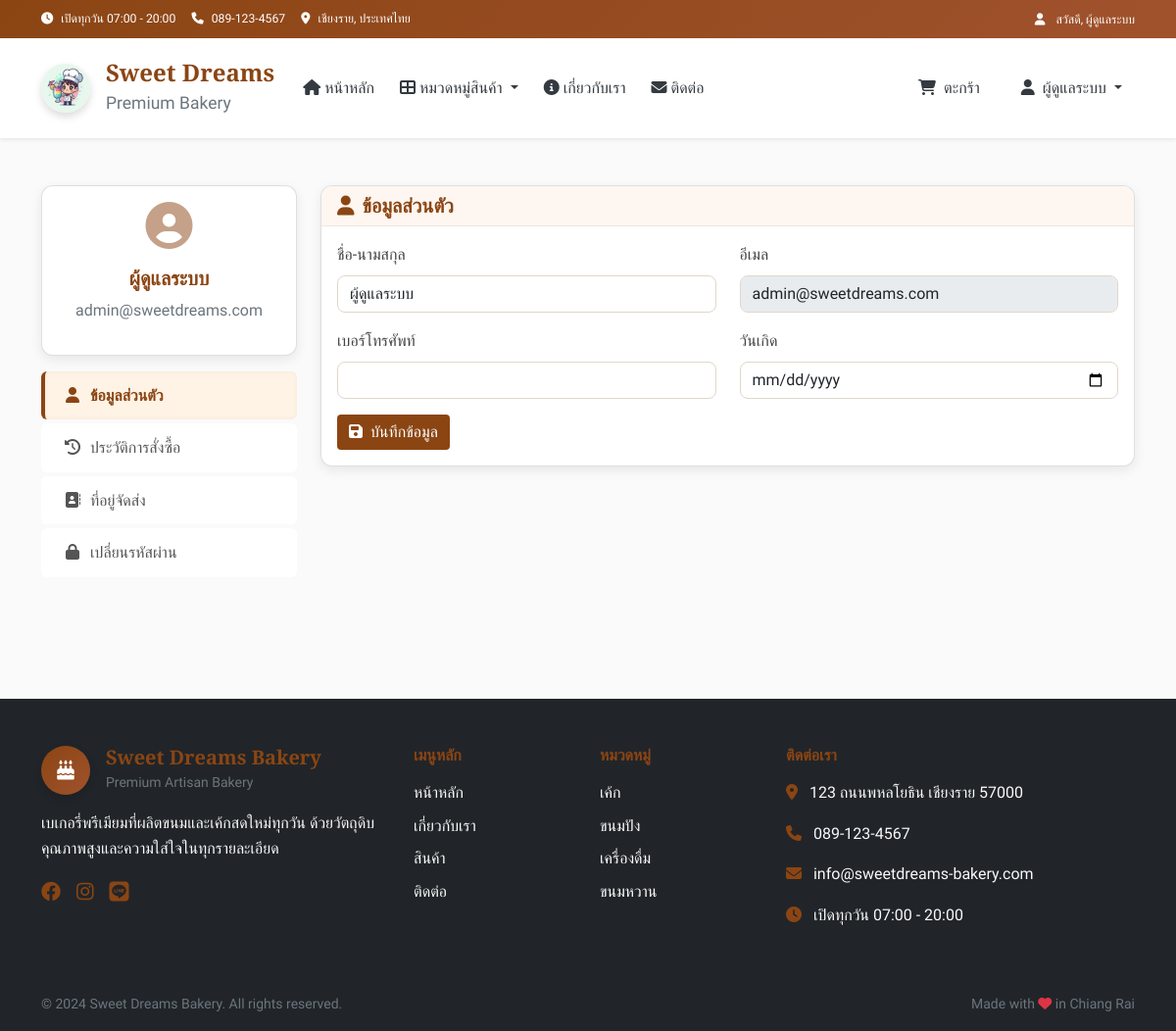
Screenshot of /profile (signed in) with the database file from the repository.
### tables this page shows
CREATE TABLE users (
        id INTEGER PRIMARY KEY AUTOINCREMENT,
        username TEXT UNIQUE NOT NULL,
        email TEXT UNIQUE NOT NULL,
        password TEXT NOT NULL,
        full_name TEXT,
        phone TEXT,
        address TEXT,
        role TEXT DEFAULT 'customer',
        created_at TIMESTAMP DEFAULT CURRENT_TIMESTAMP
    );

CREATE TABLE categories (
        id INTEGER PRIMARY KEY AUTOINCREMENT,
        name TEXT UNIQUE NOT NULL,
        name_en TEXT,
        icon TEXT,
        description TEXT,
        display_order INTEGER DEFAULT 0
    );

### app.py (the view)
@app.route('/profile')
def profile():
    if not session.get('user_id'):
        flash('กรุณาเข้าสู่ระบบก่อน')
        return redirect(url_for('login'))
    conn = get_db_connection()
    user = conn.execute(
        "SELECT * FROM users WHERE id = ?", (session.get('user_id'),)
    ).fetchone()
    orders = conn.execute("""
        SELECT * FROM orders
        WHERE user_id = ?
        ORDER BY created_at DESC
    """, (session.get('user_id'),)).fetchall()
    conn.close()
    return render_template('profile.html', user=user, orders=orders)

### templates/profile.html (shortened to what this page needs)
{% extends "layout.html" %}
{% block extra_css %}
<link rel="stylesheet" href="{{ url_for('static', filename='css/profile.css') }}">
{% endblock %}
{% block content %}
<div class="profile-page">
    <div class="container py-5">
        <div class="row">
            <div class="col-md-3 mb-4">
                <div class="card">
                    <div class="card-body text-center">
                        <div class="mb-3">
                            <i class="fas fa-user-circle fa-5x text-primary"></i>
                        </div>
                        <h5>{{ user.full_name or user.username }}</h5>
                        <p class="text-muted">{{ user.email }}</p>
                    </div>
                </div>
                <div class="list-group mt-3">
                    <a href="{{ url_for('profile') }}" class="list-group-item list-group-item-action active" data-tab="profile-info">
                        <i class="fas fa-user me-2"></i>ข้อมูลส่วนตัว
                    </a>
                    <a href="{{ url_for('order_history') }}" class="list-group-item list-group-item-action" data-tab="order-history">
                        <i class="fas fa-history me-2"></i>ประวัติการสั่งซื้อ
                    </a>
                    <a href="{{ url_for('address_book') }}" class="list-group-item list-group-item-action" data-tab="address-book">
                        <i class="fas fa-address-book me-2"></i>ที่อยู่จัดส่ง
                    </a>
                    <a href="{{ url_for('change_password') }}" class="list-group-item list-group-item-action" data-tab="change-password">
                        <i class="fas fa-lock me-2"></i>เปลี่ยนรหัสผ่าน
                    </a>
                </div>
            </div>
            <div class="col-md-9">
                <div class="tab-content active" id="profile-info">
                    <div class="card">
                        <div class="card-header">
                            <h5 class="mb-0">
                                <i class="fas fa-user text-primary me-2"></i>ข้อมูลส่วนตัว
                            </h5>
                        </div>
                        <div class="card-body">
                            <form method="POST" action="/update_profile">
                                <div class="row">
                                    <div class="col-md-6 mb-3">
                                        <label class="form-label">ชื่อ-นามสกุล</label>
                                        <input type="text" class="form-control" name="full_name"
                                               value="{{ user.full_name or '' }}">
                                    </div>
                                    <div class="col-md-6 mb-3">
                                        <label class="form-label">อีเมล</label>
                                        <input type="email" class="form-control" name="email"
                                               value="{{ user.email }}" readonly>
                                    </div>
                                </div>
                                <div class="row">
                                    <div class="col-md-6 mb-3">
                                        <label class="form-label">เบอร์โทรศัพท์</label>
                                        <input type="tel" class="form-control" name="phone"
                                               value="{{ user.phone or '' }}">
                                    </div>
                                    <div class="col-md-6 mb-3">
                                        <label class="form-label">วันเกิด</label>
                                        <input type="date" class="form-control" name="birthday"
                                        value="{{ user.birthday or '' }}">
                                    </div>
                                </div>
                                <button type="submit" class="btn btn-primary">
                                    <i class="fas fa-save me-2"></i>บันทึกข้อมูล
                                </button>
                            </form>
                        </div>
                    </div>
                </div>
            </div>
        </div>
    </div>
</div>
{% endblock %}

### templates/layout.html (shortened to what this page needs)
<!DOCTYPE html>
<html lang="th" data-bs-theme="light">
<head>
    <link href="https://cdn.jsdelivr.net/npm/bootstrap@5.0.2/dist/css/bootstrap.min.css" rel="stylesheet">
    <link rel="stylesheet" href="https://cdnjs.cloudflare.com/ajax/libs/font-awesome/6.4.0/css/all.min.css">
    <link rel="stylesheet" href="{{ url_for('static', filename='css/main.css') }}">
    {% if session.get('role') == 'admin' %}
    <link rel="stylesheet" href="{{ url_for('static', filename='css/admin.css') }}">
    {% endif %}
    {% block extra_css %}{% endblock %}
</head>
<body>
    <header>
        <div class="top-bar bg-primary text-white py-2">
            <div class="container">
                <div class="row align-items-center">
                    <div class="col-md-8">
                        <small class="d-flex align-items-center flex-wrap gap-3">
                            <span><i class="fas fa-clock me-2"></i>เปิดทุกวัน 07:00 - 20:00</span>
                            <span><i class="fas fa-phone me-2"></i>089-123-4567</span>
                            <span><i class="fas fa-map-marker-alt me-2"></i>เชียงราย, ประเทศไทย</span>
                        </small>
                    </div>
                    <div class="col-md-4 text-end">
                        {% if session.get('user_id') %}
                            <small>
                                <i class="fas fa-user me-2"></i>
                                สวัสดี, {{ session.get('full_name') or session.get('username') }}
                            </small>
                        {% endif %}
                    </div>
                </div>
            </div>
        </div>
    </header>
    <nav class="navbar navbar-expand-lg navbar-light bg-white shadow-sm sticky-top" aria-label="Main navigation">
        <div class="container">
            <a class="navbar-brand d-flex align-items-center" href="{{ url_for('index') }}">
                <div class="logo-container me-3">
                    <div class="logo-circle">
                        <img src="{{ url_for('static', filename='images/hero.jpg') }}" alt="Logo" class="logo-img">
                    </div>
                </div>
                <div class="brand-info d-none d-md-block">
                    <h4 class="mb-0 brand-name">Sweet Dreams</h4>
                    <small class="text-muted">Premium Bakery</small>
                </div>
            </a>
            <div class="collapse navbar-collapse" id="navbarNav">
                <ul class="navbar-nav me-auto mb-2 mb-lg-0">
                    <li class="nav-item">
                        <a class="nav-link fw-500 {% if request.endpoint == 'index' %}active{% endif %}" href="{{ url_for('index') }}">
                            <i class="fas fa-home me-1"></i>หน้าหลัก
                        </a>
                    </li>
                    <li class="nav-item dropdown">
                        <a class="nav-link dropdown-toggle fw-500" href="#" role="button" data-bs-toggle="dropdown" aria-expanded="false">
                            <i class="fas fa-th-large me-1"></i>หมวดหมู่สินค้า
                        </a>
                    </li>
                    <li class="nav-item">
                        <a class="nav-link fw-500" href="{{ url_for('index') }}#about">
                            <i class="fas fa-info-circle me-1"></i>เกี่ยวกับเรา
                        </a>
                    </li>
                    <li class="nav-item">
                        <a class="nav-link fw-500" href="{{ url_for('index') }}#contact">
                            <i class="fas fa-envelope me-1"></i>ติดต่อ
                        </a>
                    </li>
                </ul>
                <ul class="navbar-nav ms-auto">
                    <li class="nav-item me-3">
                        <a class="nav-link position-relative fw-500 cart-link" href="{{ url_for('cart') }}">
                            <i class="fas fa-shopping-cart me-1"></i>
                            <span class="d-none d-lg-inline">ตะกร้า</span>
                        </a>
                    </li>
                    {% if session.get('user_id') %}
                        <li class="nav-item dropdown">
                            <a class="nav-link dropdown-toggle fw-500" href="#" role="button" data-bs-toggle="dropdown" aria-expanded="false">
                                <i class="fas fa-user me-1"></i>
                                <span class="d-none d-lg-inline">{{ session.get('full_name') or session.get('username') }}</span>
                            </a>
                        </li>
                    {% endif %}
                </ul>
            </div>
        </div>
    </nav>
    <main>
        {% block content %}{% endblock %}
    </main>
    <footer class="bg-dark text-white mt-5">
        <div class="container py-5">
            <div class="row gy-4">
                <div class="col-lg-4">
                    <div class="d-flex align-items-center mb-3">
                        <div class="logo-circle bg-primary me-3">
                            <i class="fas fa-birthday-cake text-white" aria-hidden="true"></i>
                        </div>
                        <div>
                            <h5 class="mb-0 text-primary">Sweet Dreams Bakery</h5>
                            <small class="text-muted">Premium Artisan Bakery</small>
                        </div>
                    </div>
                    <p class="text-light">
                        เบเกอรี่พรีเมียมที่ผลิตขนมและเค้กสดใหม่ทุกวัน
                        ด้วยวัตถุดิบคุณภาพสูงและความใส่ใจในทุกรายละเอียด
                    </p>
                    <div class="d-flex gap-3">
                        <a href="#" class="text-primary fs-5" aria-label="Facebook"><i class="fab fa-facebook"></i></a>
                        <a href="#" class="text-primary fs-5" aria-label="Instagram"><i class="fab fa-instagram"></i></a>
                        <a href="#" class="text-primary fs-5" aria-label="Line"><i class="fab fa-line"></i></a>
                    </div>
                </div>
                <div class="col-lg-2 col-md-6">
                    <h6 class="text-primary mb-3">เมนูหลัก</h6>
                    <ul class="list-unstyled">
                        <li class="mb-2"><a href="{{ url_for('index') }}" class="text-light text-decoration-none">หน้าหลัก</a></li>
                        <li class="mb-2"><a href="{{ url_for('index') }}#about" class="text-light text-decoration-none">เกี่ยวกับเรา</a></li>
                        <li class="mb-2"><a href="{{ url_for('index') }}#products" class="text-light text-decoration-none">สินค้า</a></li>
                        <li class="mb-2"><a href="{{ url_for('index') }}#contact" class="text-light text-decoration-none">ติดต่อ</a></li>
                    </ul>
                </div>
                <div class="col-lg-2 col-md-6">
                    <h6 class="text-primary mb-3">หมวดหมู่</h6>
                    <ul class="list-unstyled">
                        {% if categories %}
                            {% for category in categories[:4] %}
                            <li class="mb-2">
                                <a href="{{ url_for('category_by_id', category_id=category.id) }}" class="text-light text-decoration-none">
                                    {{ category.name }}
                                </a>
                            </li>
                            {% endfor %}
                        {% endif %}
                    </ul>
                </div>
                <div class="col-lg-4">
                    <h6 class="text-primary mb-3">ติดต่อเรา</h6>
                    <div class="mb-3">
                        <i class="fas fa-map-marker-alt text-primary me-2"></i>
                        <span class="text-light">123 ถนนพหลโยธิน เชียงราย 57000</span>
                    </div>
                    <div class="mb-3">
                        <i class="fas fa-phone text-primary me-2"></i>
                        <span class="text-light">089-123-4567</span>
                    </div>
                    <div class="mb-3">
                        <i class="fas fa-envelope text-primary me-2"></i>
                        <span class="text-light">info@sweetdreams-bakery.com</span>
                    </div>
                    <div>
                        <i class="fas fa-clock text-primary me-2"></i>
                        <span class="text-light">เปิดทุกวัน 07:00 - 20:00</span>
                    </div>
                </div>
            </div>
        </div>
        <div class="bg-black py-3">
            <div class="container">
                <div class="row align-items-center">
                    <div class="col-md-6">
                        <small class="text-muted">
                            © 2024 Sweet Dreams Bakery. All rights reserved.
                        </small>
                    </div>
                    <div class="col-md-6 text-md-end">
                        <small class="text-muted">
                            Made with <i class="fas fa-heart text-danger"></i> in Chiang Rai
                        </small>
                    </div>
                </div>
            </div>
        </div>
    </footer>
    <div class="toast-container position-fixed bottom-0 end-0 p-3" style="z-index: 1055;">
    </div>
</body>
</html>

### rows the page displays
users: full_name "ผู้ดูแลระบบ", email "admin@sweetdreams.com"
categories: name "เค้ก"
categories: name "ขนมปัง"
categories: name "เครื่องดื่ม"
categories: name "ขนมหวาน"

### other values shown
{{ session.get('full_name') or session.get('username') }} "ผู้ดูแลระบบ"
